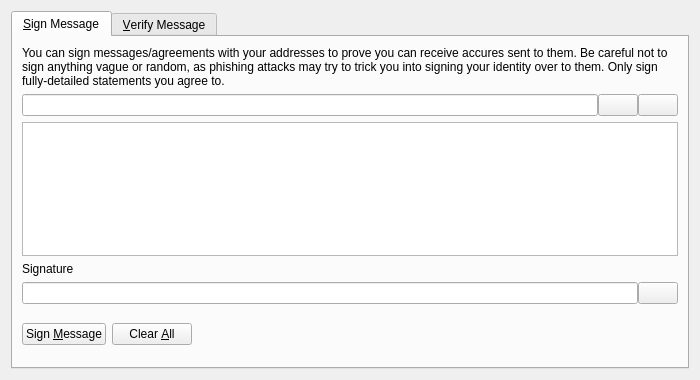
<?xml version="1.0" encoding="UTF-8"?>
<ui version="4.0">
 <class>SignVerifyMessageDialog</class>
 <widget class="QDialog" name="SignVerifyMessageDialog">
  <property name="geometry">
   <rect>
    <x>0</x>
    <y>0</y>
    <width>700</width>
    <height>380</height>
   </rect>
  </property>
  <property name="windowTitle">
   <string>Signatures - Sign / Verify a Message</string>
  </property>
  <property name="modal">
   <bool>true</bool>
  </property>
  <layout class="QVBoxLayout" name="verticalLayout">
   <item>
    <widget class="QTabWidget" name="tabWidget">
     <property name="currentIndex">
      <number>0</number>
     </property>
     <widget class="QWidget" name="tabSignMessage">
      <attribute name="title">
       <string>&amp;Sign Message</string>
      </attribute>
      <layout class="QVBoxLayout" name="verticalLayout_SM">
       <item>
        <widget class="QLabel" name="infoLabel_SM">
         <property name="text">
          <string>You can sign messages/agreements with your addresses to prove you can receive accures sent to them. Be careful not to sign anything vague or random, as phishing attacks may try to trick you into signing your identity over to them. Only sign fully-detailed statements you agree to.</string>
         </property>
         <property name="textFormat">
          <enum>Qt::PlainText</enum>
         </property>
         <property name="wordWrap">
          <bool>true</bool>
         </property>
        </widget>
       </item>
       <item>
        <layout class="QHBoxLayout" name="horizontalLayout_1_SM">
         <property name="spacing">
          <number>0</number>
         </property>
         <item>
          <widget class="QValidatedLineEdit" name="addressIn_SM">
           <property name="toolTip">
            <string>The Accure address to sign the message with</string>
           </property>
          </widget>
         </item>
         <item>
          <widget class="QPushButton" name="addressBookButton_SM">
           <property name="toolTip">
            <string>Choose previously used address</string>
           </property>
           <property name="text">
            <string/>
           </property>
           <property name="icon">
            <iconset resource="../bitcoin.qrc">
             <normaloff>:/icons/address-book</normaloff>:/icons/address-book</iconset>
           </property>
           <property name="shortcut">
            <string>Alt+A</string>
           </property>
           <property name="autoDefault">
            <bool>false</bool>
           </property>
          </widget>
         </item>
         <item>
          <widget class="QPushButton" name="pasteButton_SM">
           <property name="toolTip">
            <string>Paste address from clipboard</string>
           </property>
           <property name="text">
            <string/>
           </property>
           <property name="icon">
            <iconset resource="../bitcoin.qrc">
             <normaloff>:/icons/editpaste</normaloff>:/icons/editpaste</iconset>
           </property>
           <property name="shortcut">
            <string>Alt+P</string>
           </property>
           <property name="autoDefault">
            <bool>false</bool>
           </property>
          </widget>
         </item>
        </layout>
       </item>
       <item>
        <widget class="QPlainTextEdit" name="messageIn_SM">
         <property name="toolTip">
          <string>Enter the message you want to sign here</string>
         </property>
        </widget>
       </item>
       <item>
        <widget class="QLabel" name="signatureLabel_SM">
         <property name="text">
          <string>Signature</string>
         </property>
         <property name="textFormat">
          <enum>Qt::PlainText</enum>
         </property>
        </widget>
       </item>
       <item>
        <layout class="QHBoxLayout" name="horizontalLayout_2_SM">
         <property name="spacing">
          <number>0</number>
         </property>
         <item>
          <widget class="QLineEdit" name="signatureOut_SM">
           <property name="font">
            <font>
             <italic>true</italic>
            </font>
           </property>
           <property name="readOnly">
            <bool>true</bool>
           </property>
          </widget>
         </item>
         <item>
          <widget class="QPushButton" name="copySignatureButton_SM">
           <property name="toolTip">
            <string>Copy the current signature to the system clipboard</string>
           </property>
           <property name="text">
            <string/>
           </property>
           <property name="icon">
            <iconset resource="../bitcoin.qrc">
             <normaloff>:/icons/editcopy</normaloff>:/icons/editcopy</iconset>
           </property>
           <property name="autoDefault">
            <bool>false</bool>
           </property>
          </widget>
         </item>
        </layout>
       </item>
       <item>
        <layout class="QHBoxLayout" name="horizontalLayout_3_SM">
         <item>
          <widget class="QPushButton" name="signMessageButton_SM">
           <property name="toolTip">
            <string>Sign the message to prove you own this Accure address</string>
           </property>
           <property name="text">
            <string>Sign &amp;Message</string>
           </property>
           <property name="icon">
            <iconset resource="../bitcoin.qrc">
             <normaloff>:/icons/edit</normaloff>:/icons/edit</iconset>
           </property>
           <property name="autoDefault">
            <bool>false</bool>
           </property>
          </widget>
         </item>
         <item>
          <widget class="QPushButton" name="clearButton_SM">
           <property name="toolTip">
            <string>Reset all sign message fields</string>
           </property>
           <property name="text">
            <string>Clear &amp;All</string>
           </property>
           <property name="icon">
            <iconset resource="../bitcoin.qrc">
             <normaloff>:/icons/remove</normaloff>:/icons/remove</iconset>
           </property>
           <property name="autoDefault">
            <bool>false</bool>
           </property>
          </widget>
         </item>
         <item>
          <spacer name="horizontalSpacer_1_SM">
           <property name="orientation">
            <enum>Qt::Horizontal</enum>
           </property>
           <property name="sizeHint" stdset="0">
            <size>
             <width>40</width>
             <height>48</height>
            </size>
           </property>
          </spacer>
         </item>
         <item>
          <widget class="QLabel" name="statusLabel_SM">
           <property name="font">
            <font>
             <weight>75</weight>
             <bold>true</bold>
            </font>
           </property>
           <property name="text">
            <string/>
           </property>
           <property name="wordWrap">
            <bool>true</bool>
           </property>
          </widget>
         </item>
         <item>
          <spacer name="horizontalSpacer_2_SM">
           <property name="orientation">
            <enum>Qt::Horizontal</enum>
           </property>
           <property name="sizeHint" stdset="0">
            <size>
             <width>40</width>
             <height>48</height>
            </size>
           </property>
          </spacer>
         </item>
        </layout>
       </item>
      </layout>
     </widget>
     <widget class="QWidget" name="tabVerifyMessage">
      <attribute name="title">
       <string>&amp;Verify Message</string>
      </attribute>
      <layout class="QVBoxLayout" name="verticalLayout_VM">
       <item>
        <widget class="QLabel" name="infoLabel_VM">
         <property name="text">
          <string>Enter the receiver's address, message (ensure you copy line breaks, spaces, tabs, etc. exactly) and signature below to verify the message. Be careful not to read more into the signature than what is in the signed message itself, to avoid being tricked by a man-in-the-middle attack. Note that this only proves the signing party receives with the address, it cannot prove sendership of any transaction!</string>
         </property>
         <property name="textFormat">
          <enum>Qt::PlainText</enum>
         </property>
         <property name="alignment">
          <set>Qt::AlignLeading|Qt::AlignLeft|Qt::AlignTop</set>
         </property>
         <property name="wordWrap">
          <bool>true</bool>
         </property>
        </widget>
       </item>
       <item>
        <layout class="QHBoxLayout" name="horizontalLayout_1_VM">
         <property name="spacing">
          <number>0</number>
         </property>
         <item>
          <widget class="QValidatedLineEdit" name="addressIn_VM">
           <property name="toolTip">
            <string>The Accure address the message was signed with</string>
           </property>
          </widget>
         </item>
         <item>
          <widget class="QPushButton" name="addressBookButton_VM">
           <property name="toolTip">
            <string>Choose previously used address</string>
           </property>
           <property name="text">
            <string/>
           </property>
           <property name="icon">
            <iconset resource="../bitcoin.qrc">
             <normaloff>:/icons/address-book</normaloff>:/icons/address-book</iconset>
           </property>
           <property name="shortcut">
            <string>Alt+A</string>
           </property>
           <property name="autoDefault">
            <bool>false</bool>
           </property>
          </widget>
         </item>
        </layout>
       </item>
       <item>
        <widget class="QPlainTextEdit" name="messageIn_VM"/>
       </item>
       <item>
        <widget class="QValidatedLineEdit" name="signatureIn_VM"/>
       </item>
       <item>
        <layout class="QHBoxLayout" name="horizontalLayout_2_VM">
         <item>
          <widget class="QPushButton" name="verifyMessageButton_VM">
           <property name="toolTip">
            <string>Verify the message to ensure it was signed with the specified Accure address</string>
           </property>
           <property name="text">
            <string>Verify &amp;Message</string>
           </property>
           <property name="icon">
            <iconset resource="../bitcoin.qrc">
             <normaloff>:/icons/transaction_0</normaloff>:/icons/transaction_0</iconset>
           </property>
           <property name="autoDefault">
            <bool>false</bool>
           </property>
          </widget>
         </item>
         <item>
          <widget class="QPushButton" name="clearButton_VM">
           <property name="toolTip">
            <string>Reset all verify message fields</string>
           </property>
           <property name="text">
            <string>Clear &amp;All</string>
           </property>
           <property name="icon">
            <iconset resource="../bitcoin.qrc">
             <normaloff>:/icons/remove</normaloff>:/icons/remove</iconset>
           </property>
           <property name="autoDefault">
            <bool>false</bool>
           </property>
          </widget>
         </item>
         <item>
          <spacer name="horizontalSpacer_1_VM">
           <property name="orientation">
            <enum>Qt::Horizontal</enum>
           </property>
           <property name="sizeHint" stdset="0">
            <size>
             <width>40</width>
             <height>48</height>
            </size>
           </property>
          </spacer>
         </item>
         <item>
          <widget class="QLabel" name="statusLabel_VM">
           <property name="font">
            <font>
             <weight>75</weight>
             <bold>true</bold>
            </font>
           </property>
           <property name="text">
            <string/>
           </property>
           <property name="wordWrap">
            <bool>true</bool>
           </property>
          </widget>
         </item>
         <item>
          <spacer name="horizontalSpacer_2_VM">
           <property name="orientation">
            <enum>Qt::Horizontal</enum>
           </property>
           <property name="sizeHint" stdset="0">
            <size>
             <width>40</width>
             <height>48</height>
            </size>
           </property>
          </spacer>
         </item>
        </layout>
       </item>
      </layout>
     </widget>
    </widget>
   </item>
  </layout>
 </widget>
 <customwidgets>
  <customwidget>
   <class>QValidatedLineEdit</class>
   <extends>QLineEdit</extends>
   <header>qvalidatedlineedit.h</header>
  </customwidget>
 </customwidgets>
 <resources>
  <include location="../bitcoin.qrc"/>
 </resources>
 <connections/>
</ui>
